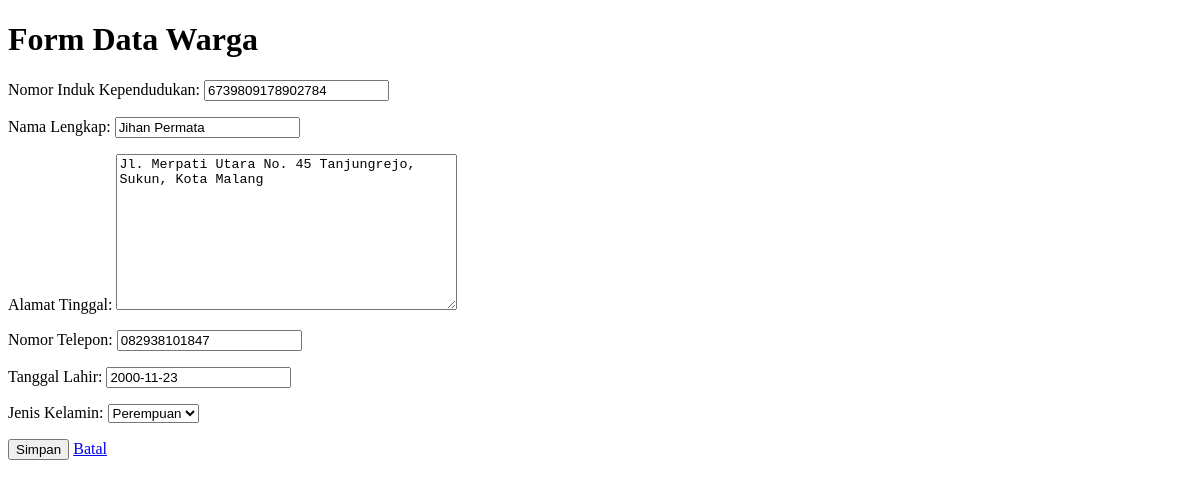
/warga/1/edit/, run on an earlier commit of the app's database.
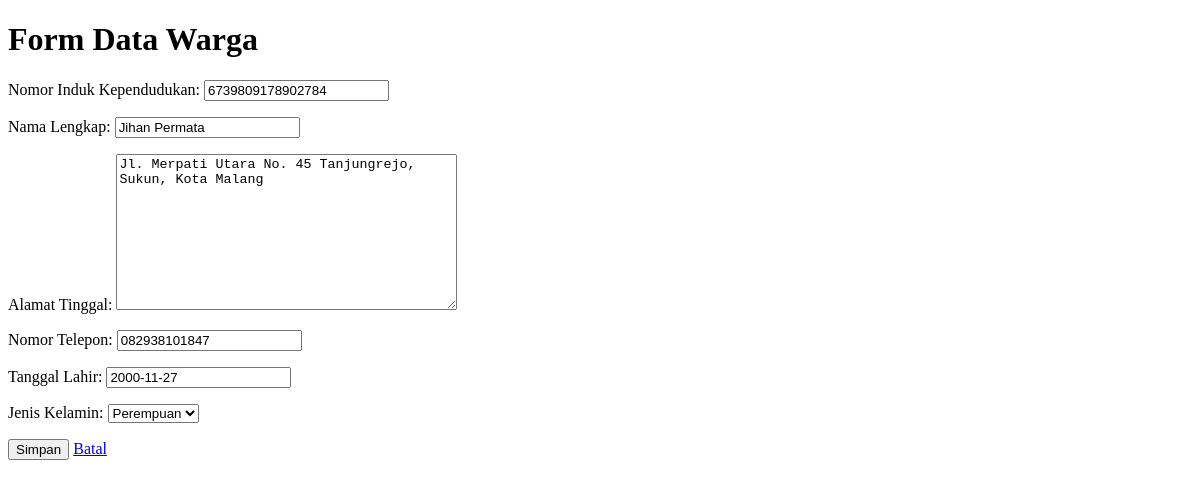
And on a later commit of the database.
### warga/models.py (models this page shows, shortened)
class Warga(models.Model):
    nik = models.CharField(max_length=16, unique=True, verbose_name="Nomor Induk Kependudukan")
    nama_lengkap = models.CharField(max_length=100, verbose_name="Nama Lengkap")
    alamat = models.TextField(verbose_name="Alamat Tinggal")
    no_telepon = models.CharField(max_length=15, blank=True, verbose_name="Nomor Telepon")
    tanggal_registrasi = models.DateTimeField(auto_now_add=True)
    tanggal_lahir = models.DateField(verbose_name="Tanggal Lahir", null=True, blank=True)
    jenis_kelamin = models.CharField(
        max_length=10,
        choices=[('Laki-laki', 'Laki-laki'), ('Perempuan', 'Perempuan')],
        verbose_name="Jenis Kelamin",
        null=True,
        blank=True
    )

### warga/views.py (the view)
# urls.py: path('<int:pk>/edit/', WargaUpdateView.as_view(), name='warga-edit'),
class WargaUpdateView(UpdateView):
    model = Warga
    form_class = WargaForm
    template_name = 'warga/warga_form.html'
    success_url = reverse_lazy('warga-list')

### warga/forms.py
class WargaForm(forms.ModelForm):
    class Meta:
        model = Warga
        fields = '__all__'

### warga/templates/warga/warga_form.html (shortened to what this page needs)
<!DOCTYPE html>
<html>
<head>
</head>
<body>
    <h1>Form Data Warga</h1>
    <form method="post">
        {{ form.as_p }}
        <button type="submit">Simpan</button>
        <a href="{% url 'warga-list' %}">Batal</a>
    </form>
</body>
</html>

What changed in the data, as far as the page shows it:
changed Warga "Jihan Permata": tanggal_lahir "2000-11-23" → "2000-11-27"
